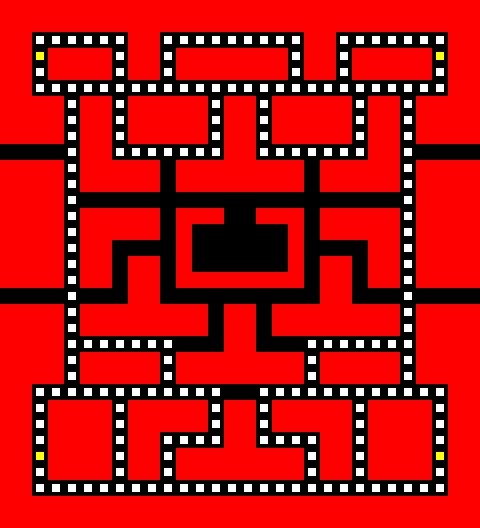

This game map was drawn from its Tiled (.tmx) file and the tilesets committed beside it. A one-line description and the full map source follow:
An orthogonal 30x33 tile map with 16x16 px tiles, 2 tile layers (BaseLayer, Overlay).

<map version="1.8" tiledversion="1.8.4" orientation="orthogonal" renderorder="right-down" width="30" height="33" tilewidth="16" tileheight="16" infinite="0" nextlayerid="3" nextobjectid="1">
 <tileset firstgid="1" source="PacmanTiles.tsx" />
 <layer id="1" name="BaseLayer" width="30" height="33">
  <data encoding="csv">
1,1,1,1,1,1,1,1,1,1,1,1,1,1,1,1,1,1,1,1,1,1,1,1,1,1,1,1,1,1,
1,1,1,1,1,1,1,1,1,1,1,1,1,1,1,1,1,1,1,1,1,1,1,1,1,1,1,1,1,1,
1,1,4,4,4,4,4,4,1,1,4,4,4,4,4,4,4,4,4,1,1,4,4,4,4,4,4,4,1,1,
1,1,4,1,1,1,1,4,1,1,4,1,1,1,1,1,1,1,4,1,1,4,1,1,1,1,1,4,1,1,
1,1,4,1,1,1,1,4,1,1,4,1,1,1,1,1,1,1,4,1,1,4,1,1,1,1,1,4,1,1,
1,1,4,4,4,4,4,4,4,4,4,4,4,4,4,4,4,4,4,4,4,4,4,4,4,4,4,4,1,1,
1,1,1,1,4,1,1,4,1,1,1,1,1,4,1,1,4,1,1,1,1,1,4,1,1,4,1,1,1,1,
1,1,1,1,4,1,1,4,1,1,1,1,1,4,1,1,4,1,1,1,1,1,4,1,1,4,1,1,1,1,
1,1,1,1,4,1,1,4,1,1,1,1,1,4,1,1,4,1,1,1,1,1,4,1,1,4,1,1,1,1,
4,4,4,4,4,1,1,4,4,4,4,4,4,4,1,1,4,4,4,4,4,4,4,1,1,4,4,4,4,4,
1,1,1,1,4,1,1,1,1,1,4,1,1,1,1,1,1,1,1,4,1,1,1,1,1,4,1,1,1,1,
1,1,1,1,4,1,1,1,1,1,4,1,1,1,1,1,1,1,1,4,1,1,1,1,1,4,1,1,1,1,
1,1,1,1,4,4,4,4,4,4,4,4,4,4,4,4,4,4,4,4,4,4,4,4,4,4,1,1,1,1,
1,1,1,1,4,1,1,1,1,1,4,1,1,1,4,4,1,1,1,4,1,1,1,1,1,4,1,1,1,1,
1,1,1,1,4,1,1,1,1,1,4,1,4,4,4,4,4,4,1,4,1,1,1,1,1,4,1,1,1,1,
1,1,1,1,4,1,1,4,4,4,4,1,4,4,4,4,4,4,1,4,4,4,4,1,1,4,1,1,1,1,
1,1,1,1,4,1,1,4,1,1,4,1,4,4,4,4,4,4,1,4,1,1,4,1,1,4,1,1,1,1,
1,1,1,1,4,1,1,4,1,1,4,1,1,1,1,1,1,1,1,4,1,1,4,1,1,4,1,1,1,1,
4,4,4,4,4,4,4,4,1,1,4,4,4,4,4,4,4,4,4,4,1,1,4,4,4,4,4,4,4,4,
1,1,1,1,4,1,1,1,1,1,1,1,1,4,1,1,4,1,1,1,1,1,1,1,1,4,1,1,1,1,
1,1,1,1,4,1,1,1,1,1,1,1,1,4,1,1,4,1,1,1,1,1,1,1,1,4,1,1,1,1,
1,1,1,1,4,4,4,4,4,4,4,4,4,4,1,1,4,4,4,4,4,4,4,4,4,4,1,1,1,1,
1,1,1,1,4,1,1,1,1,1,4,1,1,1,1,1,1,1,1,4,1,1,1,1,1,4,1,1,1,1,
1,1,1,1,4,1,1,1,1,1,4,1,1,1,1,1,1,1,1,4,1,1,1,1,1,4,1,1,1,1,
1,1,4,4,4,4,4,4,4,4,4,4,4,4,4,4,4,4,4,4,4,4,4,4,4,4,4,4,1,1,
1,1,4,1,1,1,1,4,1,1,1,1,1,4,1,1,4,1,1,1,1,1,4,1,1,1,1,4,1,1,
1,1,4,1,1,1,1,4,1,1,1,1,1,4,1,1,4,1,1,1,1,1,4,1,1,1,1,4,1,1,
1,1,4,1,1,1,1,4,1,1,4,4,4,4,1,1,4,4,4,4,1,1,4,1,1,1,1,4,1,1,
1,1,4,1,1,1,1,4,1,1,4,1,1,1,1,1,1,1,1,4,1,1,4,1,1,1,1,4,1,1,
1,1,4,1,1,1,1,4,1,1,4,1,1,1,1,1,1,1,1,4,1,1,4,1,1,1,1,4,1,1,
1,1,4,4,4,4,4,4,4,4,4,4,4,4,4,4,4,4,4,4,4,4,4,4,4,4,4,4,1,1,
1,1,1,1,1,1,1,1,1,1,1,1,1,1,1,1,1,1,1,1,1,1,1,1,1,1,1,1,1,1,
1,1,1,1,1,1,1,1,1,1,1,1,1,1,1,1,1,1,1,1,1,1,1,1,1,1,1,1,1,1
</data>
 </layer>
 <layer id="2" name="Overlay" width="30" height="33">
  <data encoding="csv">
0,0,0,0,0,0,0,0,0,0,0,0,0,0,0,0,0,0,0,0,0,0,0,0,0,0,0,0,0,0,
0,0,0,0,0,0,0,0,0,0,0,0,0,0,0,0,0,0,0,0,0,0,0,0,0,0,0,0,0,0,
0,0,2,2,2,2,2,2,0,0,2,2,2,2,2,2,2,2,2,0,0,2,2,2,2,2,2,2,0,0,
0,0,3,0,0,0,0,2,0,0,2,0,0,0,0,0,0,0,2,0,0,2,0,0,0,0,0,3,0,0,
0,0,2,0,0,0,0,2,0,0,2,0,0,0,0,0,0,0,2,0,0,2,0,0,0,0,0,2,0,0,
0,0,2,2,2,2,2,2,2,2,2,2,2,2,2,2,2,2,2,2,2,2,2,2,2,2,2,2,0,0,
0,0,0,0,2,0,0,2,0,0,0,0,0,2,0,0,2,0,0,0,0,0,2,0,0,2,0,0,0,0,
0,0,0,0,2,0,0,2,0,0,0,0,0,2,0,0,2,0,0,0,0,0,2,0,0,2,0,0,0,0,
0,0,0,0,2,0,0,2,0,0,0,0,0,2,0,0,2,0,0,0,0,0,2,0,0,2,0,0,0,0,
0,0,0,0,2,0,0,2,2,2,2,2,2,2,0,0,2,2,2,2,2,2,2,0,0,2,0,0,0,0,
0,0,0,0,2,0,0,0,0,0,0,0,0,0,0,0,0,0,0,0,0,0,0,0,0,2,0,0,0,0,
0,0,0,0,2,0,0,0,0,0,0,0,0,0,0,0,0,0,0,0,0,0,0,0,0,2,0,0,0,0,
0,0,0,0,2,0,0,0,0,0,0,0,0,0,0,0,0,0,0,0,0,0,0,0,0,2,0,0,0,0,
0,0,0,0,2,0,0,0,0,0,0,0,0,0,0,0,0,0,0,0,0,0,0,0,0,2,0,0,0,0,
0,0,0,0,2,0,0,0,0,0,0,0,0,0,0,0,0,0,0,0,0,0,0,0,0,2,0,0,0,0,
0,0,0,0,2,0,0,0,0,0,0,0,0,0,0,0,0,0,0,0,0,0,0,0,0,2,0,0,0,0,
0,0,0,0,2,0,0,0,0,0,0,0,0,0,0,0,0,0,0,0,0,0,0,0,0,2,0,0,0,0,
0,0,0,0,2,0,0,0,0,0,0,0,0,0,0,0,0,0,0,0,0,0,0,0,0,2,0,0,0,0,
0,0,0,0,2,0,0,0,0,0,0,0,0,0,0,0,0,0,0,0,0,0,0,0,0,2,0,0,0,0,
0,0,0,0,2,0,0,0,0,0,0,0,0,0,0,0,0,0,0,0,0,0,0,0,0,2,0,0,0,0,
0,0,0,0,2,0,0,0,0,0,0,0,0,0,0,0,0,0,0,0,0,0,0,0,0,2,0,0,0,0,
0,0,0,0,2,2,2,2,2,2,2,0,0,0,0,0,0,0,0,2,2,2,2,2,2,2,0,0,0,0,
0,0,0,0,2,0,0,0,0,0,2,0,0,0,0,0,0,0,0,2,0,0,0,0,0,2,0,0,0,0,
0,0,0,0,2,0,0,0,0,0,2,0,0,0,0,0,0,0,0,2,0,0,0,0,0,2,0,0,0,0,
0,0,2,2,2,2,2,2,2,2,2,2,2,2,0,0,2,2,2,2,2,2,2,2,2,2,2,2,0,0,
0,0,2,0,0,0,0,2,0,0,0,0,0,2,0,0,2,0,0,0,0,0,2,0,0,0,0,2,0,0,
0,0,2,0,0,0,0,2,0,0,0,0,0,2,0,0,2,0,0,0,0,0,2,0,0,0,0,2,0,0,
0,0,2,0,0,0,0,2,0,0,2,2,2,2,0,0,2,2,2,2,0,0,2,0,0,0,0,2,0,0,
0,0,3,0,0,0,0,2,0,0,2,0,0,0,0,0,0,0,0,2,0,0,2,0,0,0,0,3,0,0,
0,0,2,0,0,0,0,2,0,0,2,0,0,0,0,0,0,0,0,2,0,0,2,0,0,0,0,2,0,0,
0,0,2,2,2,2,2,2,2,2,2,2,2,2,2,2,2,2,2,2,2,2,2,2,2,2,2,2,0,0,
0,0,0,0,0,0,0,0,0,0,0,0,0,0,0,0,0,0,0,0,0,0,0,0,0,0,0,0,0,0,
0,0,0,0,0,0,0,0,0,0,0,0,0,0,0,0,0,0,0,0,0,0,0,0,0,0,0,0,0,0
</data>
 </layer>
</map>